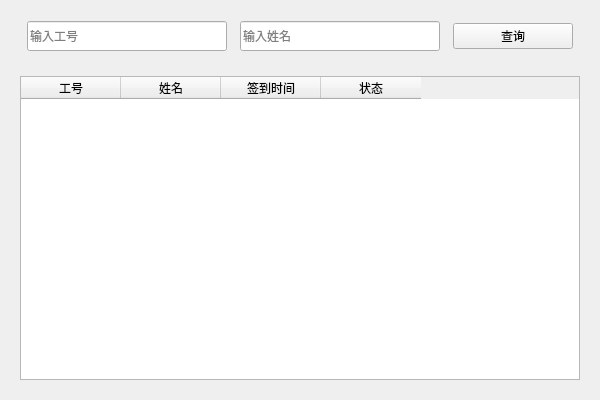
<?xml version="1.0" encoding="UTF-8"?>
<ui version="4.0">
 <class>cx</class>
 <widget class="QWidget" name="cx">
  <property name="geometry">
   <rect>
    <x>0</x>
    <y>0</y>
    <width>600</width>
    <height>400</height>
   </rect>
  </property>
  <property name="minimumSize">
   <size>
    <width>600</width>
    <height>400</height>
   </size>
  </property>
  <property name="maximumSize">
   <size>
    <width>600</width>
    <height>400</height>
   </size>
  </property>
  <property name="windowTitle">
   <string>查询</string>
  </property>
  <layout class="QVBoxLayout" name="verticalLayout">
   <item>
    <widget class="QWidget" name="widget" native="true">
     <property name="minimumSize">
      <size>
       <width>0</width>
       <height>50</height>
      </size>
     </property>
     <property name="maximumSize">
      <size>
       <width>16777215</width>
       <height>50</height>
      </size>
     </property>
     <layout class="QHBoxLayout" name="horizontalLayout">
      <item>
       <widget class="QLineEdit" name="xuehao_cx">
        <property name="minimumSize">
         <size>
          <width>200</width>
          <height>30</height>
         </size>
        </property>
        <property name="maximumSize">
         <size>
          <width>200</width>
          <height>30</height>
         </size>
        </property>
        <property name="placeholderText">
         <string>输入工号</string>
        </property>
       </widget>
      </item>
      <item>
       <widget class="QLineEdit" name="mingzi_cx">
        <property name="minimumSize">
         <size>
          <width>200</width>
          <height>30</height>
         </size>
        </property>
        <property name="maximumSize">
         <size>
          <width>200</width>
          <height>30</height>
         </size>
        </property>
        <property name="placeholderText">
         <string>输入姓名</string>
        </property>
       </widget>
      </item>
      <item>
       <widget class="QPushButton" name="btn_cx">
        <property name="maximumSize">
         <size>
          <width>120</width>
          <height>16777215</height>
         </size>
        </property>
        <property name="text">
         <string>查询</string>
        </property>
       </widget>
      </item>
     </layout>
    </widget>
   </item>
   <item>
    <widget class="QWidget" name="widget_2" native="true">
     <layout class="QVBoxLayout" name="verticalLayout_2">
      <item>
       <widget class="QTableWidget" name="tableWidget">
        <property name="verticalScrollBarPolicy">
         <enum>Qt::ScrollBarAlwaysOff</enum>
        </property>
        <property name="horizontalScrollBarPolicy">
         <enum>Qt::ScrollBarAlwaysOff</enum>
        </property>
        <property name="autoScroll">
         <bool>false</bool>
        </property>
        <property name="alternatingRowColors">
         <bool>false</bool>
        </property>
        <property name="selectionMode">
         <enum>QAbstractItemView::ExtendedSelection</enum>
        </property>
        <property name="selectionBehavior">
         <enum>QAbstractItemView::SelectRows</enum>
        </property>
        <attribute name="horizontalHeaderVisible">
         <bool>true</bool>
        </attribute>
        <attribute name="horizontalHeaderShowSortIndicator" stdset="0">
         <bool>false</bool>
        </attribute>
        <attribute name="verticalHeaderVisible">
         <bool>false</bool>
        </attribute>
        <column>
         <property name="text">
          <string>工号</string>
         </property>
         <property name="textAlignment">
          <set>AlignCenter</set>
         </property>
        </column>
        <column>
         <property name="text">
          <string>姓名</string>
         </property>
         <property name="textAlignment">
          <set>AlignCenter</set>
         </property>
        </column>
        <column>
         <property name="text">
          <string>签到时间</string>
         </property>
         <property name="textAlignment">
          <set>AlignCenter</set>
         </property>
        </column>
        <column>
         <property name="text">
          <string>状态</string>
         </property>
         <property name="textAlignment">
          <set>AlignCenter</set>
         </property>
        </column>
       </widget>
      </item>
     </layout>
    </widget>
   </item>
  </layout>
 </widget>
 <resources/>
 <connections/>
</ui>
